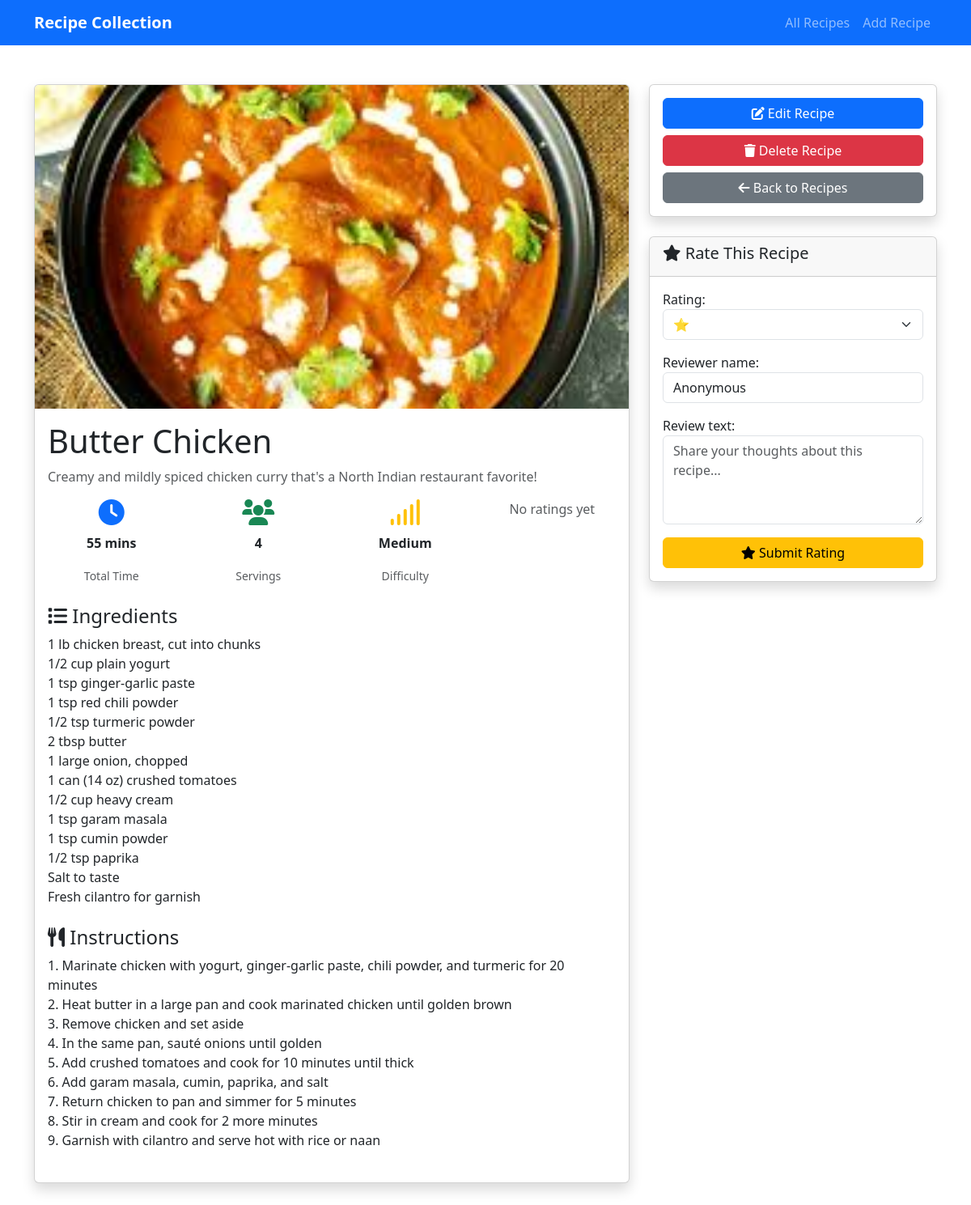
Page /recipe/3/ on the committed database.
### recipes/models.py (models this page shows, shortened)
class Recipe(models.Model):
    DIFFICULTY_CHOICES = [
        ('easy', 'Easy'),
        ('medium', 'Medium'),
        ('hard', 'Hard'),
    ]
    title = models.CharField(max_length=200)
    description = models.TextField()
    ingredients = models.TextField(help_text="List ingredients, one per line")
    instructions = models.TextField(help_text="Step-by-step cooking instructions")
    image = models.ImageField(upload_to='recipe_images/', blank=True, null=True)
    category = models.ForeignKey(Category, on_delete=models.SET_NULL, null=True, blank=True)
    prep_time = models.PositiveIntegerField(help_text="Preparation time in minutes")
    cook_time = models.PositiveIntegerField(help_text="Cooking time in minutes")
    servings = models.PositiveIntegerField(default=1)
    difficulty_level = models.CharField(max_length=10, choices=DIFFICULTY_CHOICES, default='easy')
    created_at = models.DateTimeField(auto_now_add=True)
    updated_at = models.DateTimeField(auto_now=True)
    class Meta:
        ordering = ['-created_at']  # Show newest recipes first
    @property
    def total_time(self):
        return self.prep_time + self.cook_time
    @property
    def average_rating(self):
        ratings = self.rating_set.all()
        if ratings:
            return round(sum([rating.rating for rating in ratings]) / len(ratings), 1)
        return 0

### recipes/views.py (the view)
# urls.py: path('recipe/<int:pk>/', views.RecipeDetailView.as_view(), name='recipe_detail'),
class RecipeDetailView(ListView):
    template_name = 'recipes/recipe_detail.html'
    context_object_name = 'ratings'
    paginate_by = 10
    def get_queryset(self):
        recipe = get_object_or_404(Recipe, pk=self.kwargs['pk'])
        return Rating.objects.filter(recipe=recipe)
    def get_context_data(self, **kwargs):
        context = super().get_context_data(**kwargs)
        recipe = get_object_or_404(Recipe, pk=self.kwargs['pk'])
        context['recipe'] = recipe
        context['rating_form'] = RatingForm()
        return context

### recipes/forms.py
class RatingForm(forms.ModelForm):
    class Meta:
        model = Rating
        fields = ['rating', 'review_text', 'reviewer_name']
        widgets = {
            'rating': forms.Select(choices=[(i, '⭐' * i) for i in range(1, 6)], attrs={
                'class': 'form-select'
            }),
            'review_text': forms.Textarea(attrs={
                'class': 'form-control',
                'rows': 4,
                'placeholder': 'Share your thoughts about this recipe...'
            }),
            'reviewer_name': forms.TextInput(attrs={
                'class': 'form-control',
                'placeholder': 'Your name (optional)'
            })
        }

### templates/recipes/recipe_detail.html (shortened to what this page needs)
{% extends 'base.html' %}
{% block content %}
<div class="container my-5">
    <div class="row">
        <div class="col-lg-8">
            <div class="card shadow">
                {% if recipe.image %}
                    <img src="{{ recipe.image.url }}" class="card-img-top" style="height: 400px; object-fit: cover;" alt="{{ recipe.title }}">
                {% endif %}
                <div class="card-body">
                    <h1 class="card-title">{{ recipe.title }}</h1>
                    <p class="text-muted">{{ recipe.description }}</p>
                    <div class="row mb-4">
                        <div class="col-md-3 text-center">
                            <i class="fas fa-clock text-primary fa-2x"></i>
                            <p class="mt-2"><strong>{{ recipe.total_time }} mins</strong></p>
                            <small class="text-muted">Total Time</small>
                        </div>
                        <div class="col-md-3 text-center">
                            <i class="fas fa-users text-success fa-2x"></i>
                            <p class="mt-2"><strong>{{ recipe.servings }}</strong></p>
                            <small class="text-muted">Servings</small>
                        </div>
                        <div class="col-md-3 text-center">
                            <i class="fas fa-signal text-warning fa-2x"></i>
                            <p class="mt-2"><strong>{{ recipe.get_difficulty_level_display }}</strong></p>
                            <small class="text-muted">Difficulty</small>
                        </div>
                        <div class="col-md-3 text-center">
                            {% if recipe.average_rating %}
                                <div class="h4">{{ recipe.average_rating }}⭐</div>
                                <small class="text-muted">Rating</small>
                            {% else %}
                                <p class="text-muted">No ratings yet</p>
                            {% endif %}
                        </div>
                    </div>
                    <h4><i class="fas fa-list"></i> Ingredients</h4>
                    <div class="mb-4">
                        {{ recipe.ingredients|linebreaksbr }}
                    </div>
                    <h4><i class="fas fa-utensils"></i> Instructions</h4>
                    <div class="mb-4">
                        {{ recipe.instructions|linebreaksbr }}
                    </div>
                </div>
            </div>
        </div>
        <div class="col-lg-4">
            <div class="card shadow">
                <div class="card-body">
                    <div class="d-grid gap-2">
                        <a href="{% url 'recipe_update' recipe.pk %}" class="btn btn-primary">
                            <i class="fas fa-edit"></i> Edit Recipe
                        </a>
                        <a href="{% url 'recipe_delete' recipe.pk %}" class="btn btn-danger">
                            <i class="fas fa-trash"></i> Delete Recipe
                        </a>
                        <a href="{% url 'recipe_list' %}" class="btn btn-secondary">
                            <i class="fas fa-arrow-left"></i> Back to Recipes
                        </a>
                    </div>
                </div>
            </div>
            <div class="card shadow mt-4">
                <div class="card-header">
                    <h5><i class="fas fa-star"></i> Rate This Recipe</h5>
                </div>
                <div class="card-body">
                    <form method="post" action="{% url 'add_rating' recipe.pk %}">
                        <div class="mb-3">
                            {{ rating_form.rating.label_tag }}
                            {{ rating_form.rating }}
                        </div>
                        <div class="mb-3">
                            {{ rating_form.reviewer_name.label_tag }}
                            {{ rating_form.reviewer_name }}
                        </div>
                        <div class="mb-3">
                            {{ rating_form.review_text.label_tag }}
                            {{ rating_form.review_text }}
                        </div>
                        <button type="submit" class="btn btn-warning w-100">
                            <i class="fas fa-star"></i> Submit Rating
                        </button>
                    </form>
                </div>
            </div>
        </div>
    </div>
</div>
{% endblock %}

### rows in the picture
Recipe: image (picture), title "Butter Chicken", description "Creamy and mildly spiced chicken curry that's a North Indian restaurant favorite!", total_time "55", servings "4", difficulty_level "Medium", ingredients "1 lb chicken breast, cut into chunks 1/2 cup plain yogurt 1 tsp ginger-garlic paste 1 tsp red chili powder 1/2 tsp turmeric powder 2 tbsp butter 1 large onion, chopped 1 can (14 oz) crushed tomatoes 1/2 cup heavy cream 1 tsp garam masala 1 tsp cumin powder 1/2 tsp paprika Salt to taste Fresh cilantro for garnish", instructions "1. Marinate chicken with yogurt, ginger-garlic paste, chili powder, and turmeric for 20 minutes 2. Heat butter in a large pan and cook marinated chicken until golden brown 3. Remove chicken and set aside 4. In the same pan, sauté onions until golden 5. Add crushed tomatoes and cook for 10 minutes until thick 6. Add garam masala, cumin, paprika, and salt 7. Return chicken to pan and simmer for 5 minutes 8. Stir in cream and cook for 2 more minutes 9. Garnish with cilantro and serve hot with rice or naan"

### other values in the picture
{{ rating_form.rating.label_tag }} "Rating:"
{{ rating_form.reviewer_name.label_tag }} "Reviewer name:"
{{ rating_form.review_text.label_tag }} "Review text:"
